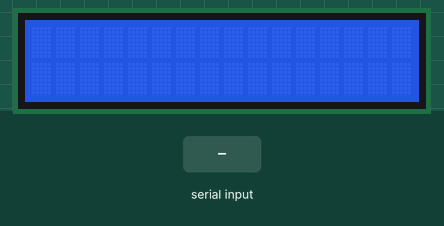
Recording of a sketch running on a simulated Arduino Uno, built with avr-gcc and run on an emulated ATmega328P. Parts: 16×2 character LCD. Inputs (shaded band) come from the test bench. What the sketch prints to the serial monitor is not drawn.

Above: at 1.2 s.
1.3 s: "1" received over Serial
At 3.7 s:
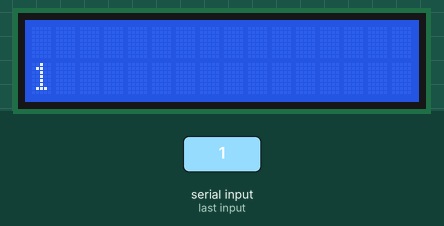
4.3 s: "0" received over Serial
At 7.0 s:
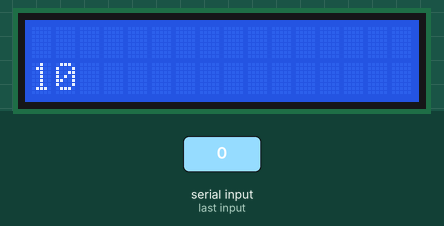
7.3 s: "2" received over Serial
At 9.5 s:
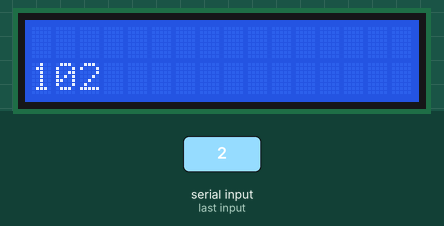
Timing chart, 0 to 11.0 s (numbered marks = the images above; inputs shaded):
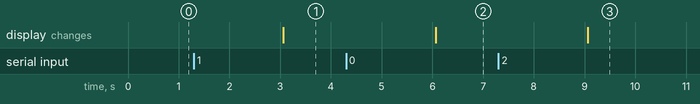

Measured:
- after the input at 1.3 s, the display: changes after 1.8 s (image 1)
- after the input at 4.3 s, the display: changes after 1.8 s (image 2)
- after the input at 7.3 s, the display: changes after 1.8 s (image 3)

The sketch:

DemoCode.ino
```cpp
//This will be used on the Arduino UNO + LCD Shield

#include <LiquidCrystal.h>

double  incomingByte;
LiquidCrystal lcd(8, 9, 4, 5, 6, 7);


void PrintMessage(String message)
{
  Serial.print(message);
  Serial.write(13); //carriage return character (ASCII 13, or '\r')
  Serial.write(10); //newline character (ASCII 10, or '\n')
}


void setup() {
  // put your setup code here, to run once:
  Serial.begin(9600);
  lcd.begin(16, 2);
  lcd.setCursor(0, 1);
//  delay(2000);                // Wait 2 second
  PrintMessage("CMD_START");  // Start the robot
}
void loop() {

  PrintMessage("CMD_ACT_LAT_1_2 ");  // Move Foward 2m
  delay(500);
  PrintMessage("CMD_ACT_ROT_1_30 "); // Rotate Clockwise 30Deg
  delay(500);
  PrintMessage("CMD_ACT_LAT_0_1 ");  // Move Backward 1m
  delay(500);
  PrintMessage("CMD_SEN_ROT_180");    // Rotate the sensor to the 45Deg position
  delay(500);
  PrintMessage("CMD_SEN_IR");        // Query the sensor reading
  String incomingByte = Serial.readString(); // Read the incoming value
  lcd.print(incomingByte);           // Print the incoming byte to the lcd shield
//  PrintMessage("CMD_SEN_ROT_0");    // Rotate the sensor to the 0Deg position
//  for (int i = 0; i <=18; i++) {
//    PrintMessage("CMD_ACT_LAT_1_1");  // Move Foward 0.5m
//    PrintMessage("CMD_ACT_ROT_0_20"); // Rotate Counter Clockwise 30Deg
//  }
//  PrintMessage("CMD_CLOSE");             // Stop the program and clear the variable

}
```
